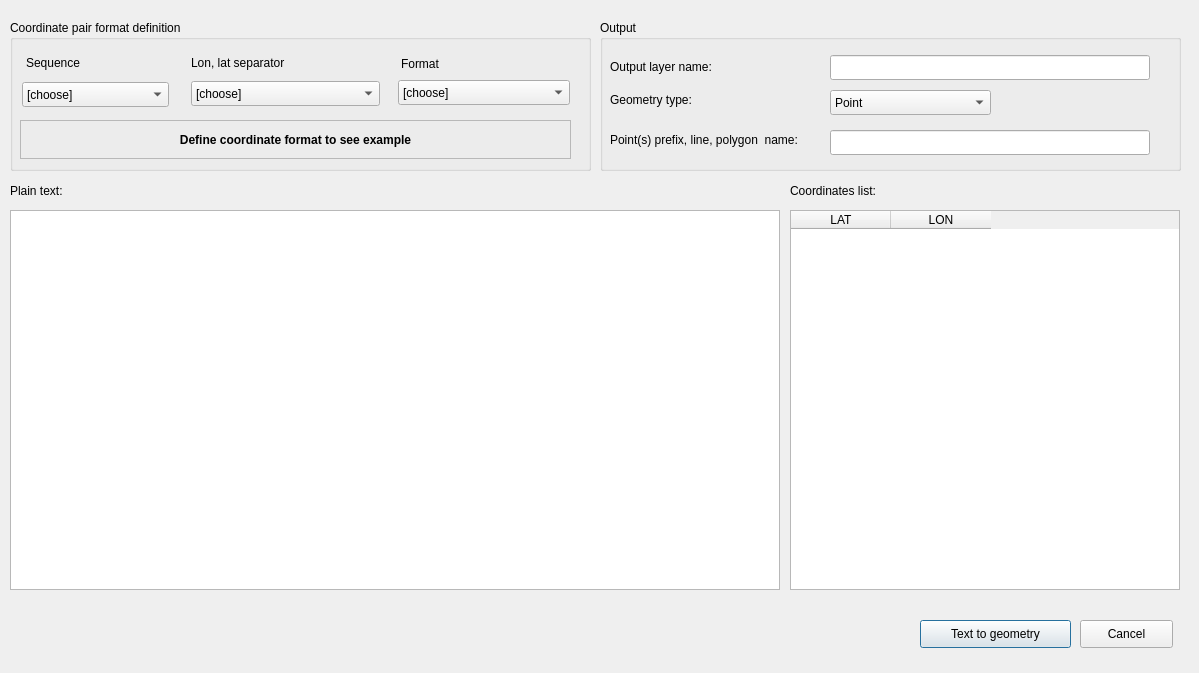
<?xml version="1.0" encoding="UTF-8"?>
<ui version="4.0">
 <class>PlainTextToGeometryDialogBase</class>
 <widget class="QDialog" name="PlainTextToGeometryDialogBase">
  <property name="geometry">
   <rect>
    <x>0</x>
    <y>0</y>
    <width>1199</width>
    <height>673</height>
   </rect>
  </property>
  <property name="windowTitle">
   <string>PlainTextToGeometry</string>
  </property>
  <widget class="QGroupBox" name="groupBox">
   <property name="geometry">
    <rect>
     <x>10</x>
     <y>20</y>
     <width>581</width>
     <height>151</height>
    </rect>
   </property>
   <property name="title">
    <string>Coordinate pair format definition</string>
   </property>
   <widget class="QLabel" name="label_2">
    <property name="geometry">
     <rect>
      <x>181</x>
      <y>33</y>
      <width>132</width>
      <height>19</height>
     </rect>
    </property>
    <property name="text">
     <string>Lon, lat separator</string>
    </property>
   </widget>
   <widget class="QComboBox" name="comboBoxCoordinatesSeparator">
    <property name="geometry">
     <rect>
      <x>181</x>
      <y>61</y>
      <width>189</width>
      <height>25</height>
     </rect>
    </property>
    <item>
     <property name="text">
      <string>[choose]</string>
     </property>
    </item>
    <item>
     <property name="text">
      <string>(not separated)</string>
     </property>
    </item>
    <item>
     <property name="text">
      <string> (Space)</string>
     </property>
    </item>
    <item>
     <property name="text">
      <string>-(Hyphen)</string>
     </property>
    </item>
    <item>
     <property name="text">
      <string>/(Slash)</string>
     </property>
    </item>
    <item>
     <property name="text">
      <string>\(Backslah)</string>
     </property>
    </item>
   </widget>
   <widget class="QLabel" name="label">
    <property name="geometry">
     <rect>
      <x>16</x>
      <y>33</y>
      <width>105</width>
      <height>19</height>
     </rect>
    </property>
    <property name="text">
     <string>Sequence</string>
    </property>
   </widget>
   <widget class="QComboBox" name="comboBoxCoordinatesFormat">
    <property name="geometry">
     <rect>
      <x>388</x>
      <y>60</y>
      <width>172</width>
      <height>25</height>
     </rect>
    </property>
    <item>
     <property name="text">
      <string>[choose]</string>
     </property>
    </item>
    <item>
     <property name="text">
      <string>DMSH compacted</string>
     </property>
    </item>
    <item>
     <property name="text">
      <string>HDMS compacted</string>
     </property>
    </item>
    <item>
     <property name="text">
      <string>DMSH separated</string>
     </property>
    </item>
    <item>
     <property name="text">
      <string>HDMS separated</string>
     </property>
    </item>
   </widget>
   <widget class="QLabel" name="label_3">
    <property name="geometry">
     <rect>
      <x>391</x>
      <y>34</y>
      <width>144</width>
      <height>19</height>
     </rect>
    </property>
    <property name="text">
     <string>Format</string>
    </property>
   </widget>
   <widget class="QComboBox" name="comboBoxCoordinatesSequence">
    <property name="geometry">
     <rect>
      <x>12</x>
      <y>62</y>
      <width>147</width>
      <height>25</height>
     </rect>
    </property>
    <item>
     <property name="text">
      <string>[choose]</string>
     </property>
    </item>
    <item>
     <property name="text">
      <string>LAT LON</string>
     </property>
    </item>
    <item>
     <property name="text">
      <string>LON LAT</string>
     </property>
    </item>
   </widget>
   <widget class="QLabel" name="labelCoordinatesExample">
    <property name="geometry">
     <rect>
      <x>10</x>
      <y>100</y>
      <width>551</width>
      <height>39</height>
     </rect>
    </property>
    <property name="font">
     <font>
      <pointsize>9</pointsize>
      <weight>75</weight>
      <bold>true</bold>
     </font>
    </property>
    <property name="frameShape">
     <enum>QFrame::StyledPanel</enum>
    </property>
    <property name="frameShadow">
     <enum>QFrame::Raised</enum>
    </property>
    <property name="lineWidth">
     <number>3</number>
    </property>
    <property name="text">
     <string>Define coordinate format to see example</string>
    </property>
    <property name="alignment">
     <set>Qt::AlignCenter</set>
    </property>
   </widget>
  </widget>
  <widget class="QTextEdit" name="textEditPlainText">
   <property name="geometry">
    <rect>
     <x>10</x>
     <y>210</y>
     <width>770</width>
     <height>380</height>
    </rect>
   </property>
  </widget>
  <widget class="QLabel" name="label_12">
   <property name="geometry">
    <rect>
     <x>10</x>
     <y>180</y>
     <width>70</width>
     <height>21</height>
    </rect>
   </property>
   <property name="text">
    <string>Plain text:</string>
   </property>
  </widget>
  <widget class="QGroupBox" name="groupBox_2">
   <property name="geometry">
    <rect>
     <x>600</x>
     <y>20</y>
     <width>581</width>
     <height>151</height>
    </rect>
   </property>
   <property name="title">
    <string>Output</string>
   </property>
   <widget class="QComboBox" name="comboBoxOutputGeometryType">
    <property name="geometry">
     <rect>
      <x>230</x>
      <y>70</y>
      <width>161</width>
      <height>25</height>
     </rect>
    </property>
    <item>
     <property name="text">
      <string>Point</string>
     </property>
    </item>
    <item>
     <property name="text">
      <string>Line</string>
     </property>
    </item>
    <item>
     <property name="text">
      <string>Polygon</string>
     </property>
    </item>
   </widget>
   <widget class="QLabel" name="label_5">
    <property name="geometry">
     <rect>
      <x>10</x>
      <y>70</y>
      <width>210</width>
      <height>20</height>
     </rect>
    </property>
    <property name="text">
     <string>Geometry type:</string>
    </property>
   </widget>
   <widget class="QLabel" name="label_6">
    <property name="geometry">
     <rect>
      <x>10</x>
      <y>110</y>
      <width>210</width>
      <height>19</height>
     </rect>
    </property>
    <property name="text">
     <string>Point(s) prefix, line, polygon  name:</string>
    </property>
   </widget>
   <widget class="QLineEdit" name="lineEditFeatureName">
    <property name="geometry">
     <rect>
      <x>230</x>
      <y>110</y>
      <width>320</width>
      <height>25</height>
     </rect>
    </property>
   </widget>
   <widget class="QLabel" name="label_4">
    <property name="geometry">
     <rect>
      <x>10</x>
      <y>37</y>
      <width>210</width>
      <height>20</height>
     </rect>
    </property>
    <property name="text">
     <string>Output layer name:</string>
    </property>
   </widget>
   <widget class="QLineEdit" name="lineEditOutputLayerName">
    <property name="geometry">
     <rect>
      <x>230</x>
      <y>35</y>
      <width>320</width>
      <height>25</height>
     </rect>
    </property>
   </widget>
  </widget>
  <widget class="QTableWidget" name="tableWidgetCoordinates">
   <property name="geometry">
    <rect>
     <x>790</x>
     <y>210</y>
     <width>390</width>
     <height>380</height>
    </rect>
   </property>
   <column>
    <property name="text">
     <string>LAT</string>
    </property>
   </column>
   <column>
    <property name="text">
     <string>LON</string>
    </property>
   </column>
  </widget>
  <widget class="QLabel" name="label_13">
   <property name="geometry">
    <rect>
     <x>790</x>
     <y>180</y>
     <width>101</width>
     <height>21</height>
    </rect>
   </property>
   <property name="text">
    <string>Coordinates list:</string>
   </property>
  </widget>
  <widget class="QPushButton" name="pushButtoPlainTextToGeometry">
   <property name="geometry">
    <rect>
     <x>920</x>
     <y>620</y>
     <width>151</width>
     <height>28</height>
    </rect>
   </property>
   <property name="text">
    <string>Text to geometry</string>
   </property>
  </widget>
  <widget class="QPushButton" name="pushButtonCancel">
   <property name="geometry">
    <rect>
     <x>1080</x>
     <y>620</y>
     <width>93</width>
     <height>28</height>
    </rect>
   </property>
   <property name="text">
    <string>Cancel</string>
   </property>
  </widget>
 </widget>
 <resources/>
 <connections/>
</ui>
